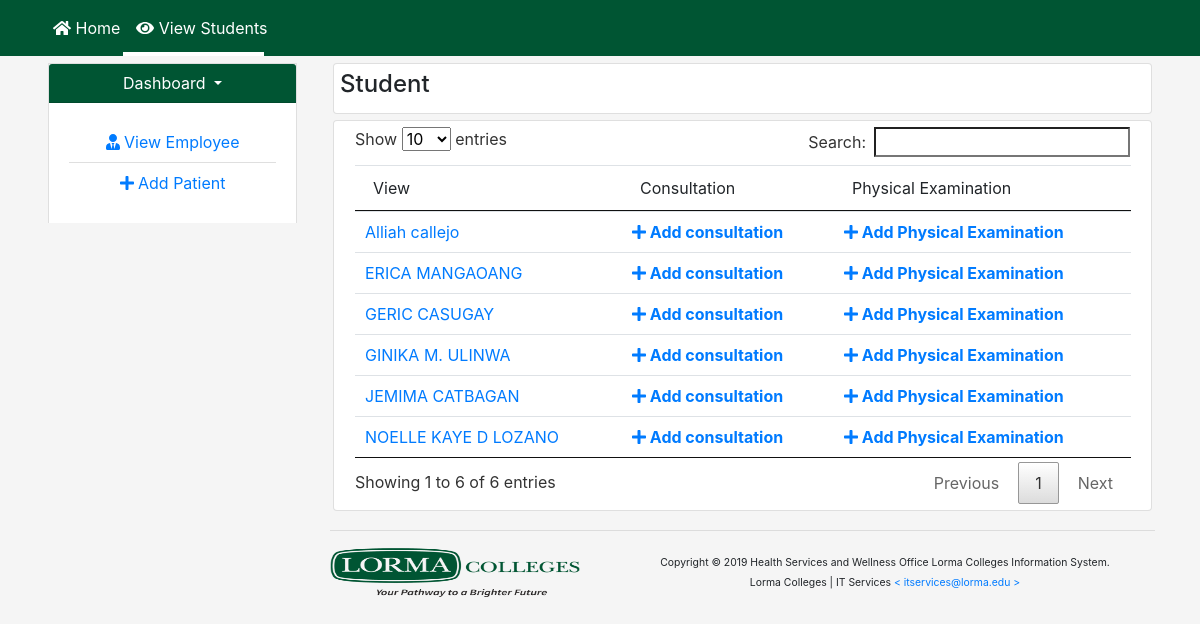
Screenshot of /modules/view_student_patient.php (signed in) with the database file from the repository.
### tables this page shows
CREATE TABLE `patient_pd_tbl` (
  `id` int(11) NOT NULL AUTO_INCREMENT,
  `firstname` varchar(50) DEFAULT '0',
  `lastname` varchar(50) DEFAULT '0',
  `patient_number` bigint(20) DEFAULT '0',
  `gender` varchar(50) DEFAULT '0',
  `patient_address` varchar(50) DEFAULT '0',
  `contact_person` varchar(50) DEFAULT '0',
  `person_contact_emergency_number` bigint(20) DEFAULT '0',
  `status` varchar(50) DEFAULT NULL,
  `department` varchar(50) DEFAULT '0',
  `age` int(11) DEFAULT '0',
  `position` varchar(50) DEFAULT '0',
  `civil_status` varchar(50) DEFAULT '0',
  `blood_type` varchar(50) DEFAULT '0',
  PRIMARY KEY (`id`)
);

### modules/view_student_patient.php (the view, shortened to what this page needs)
<?php
include '../header-include.php';
include '../includes/db.php';
?>
<nav class="navbar navbar-expand-lg navbar-light bg-light navbar-style fixed-top">
  <div class="container">
      <ul class="navbar-nav">
        <li class="nav-item">
          <a class="nav-link" href="../index.php"><i class="fas fa-home"></i> Home</a>
        </li>
        <li class="nav-item active">
          <a class="nav-link" href="view_student_patient.php"><i class="fas fa-eye"></i> View Students</a>
        </li>
      </ul>
  </div>
</nav>
	<div class="container">
	<div class="row">
		<div class="col-md-3">
			<div class="accordion" id="patient_accordion">
			  <div class="card card-side-panel">
			    <div class="card-header card-header-side-panel" id="headingOne">
			      <h5 class="mb-0">
			        <button class="btn btn-link dropdown-toggle" type="button" data-toggle="collapse" data-target="#collapseOne" aria-expanded="false" aria-controls="collapseOne">
			          Dashboard
			        </button>
			      </h5>
			    </div>
			    <div id="collapseOne" class="collapse show" aria-labelledby="headingOne" data-parent="#patient_accordion">
			      <div style="text-align: center;" class="card-body">
			         <ul class="list-group list-group-flush">
				    							<li class="list-group-item">
							<a class="nav-link" href="view_employee_patient.php"><i class="fas fa-user-tie"></i> View Employee</a>
						</li>
				    	<li class="list-group-item">
				    		<a class="nav-link" href="add_patient.php"><i class="fas fa-plus" aria-hidden="true"></i>  Add Patient</a>
				    	</li>
			 		 </ul>
			      </div>
			    </div>
			  </div>
			</div>
			</div>
			<div class="col-md-9">
				<div class="row">
					<div class="col-md-12">
							<div class="card">
					<div class="card-body card-body-header">
						<h4>Student</h4>
					</div>
				</div>
					</div>
				</div>
				<?php
				$query = "SELECT * FROM patient_pd_tbl WHERE position ='Student' ORDER BY id DESC";
				$result = mysqli_query($conn, $query);
				?>
				<div>
					<div class="card card-body-margins">
						<div class="card-body card-body-header">
								<div class="col-md-12">
							<table id="student_data" class="table table-hover">
								<thead>
									<tr>
										<td>View</td>
										<td>Consultation</td>
										<td>Physical Examination</td>
									</tr>
								</thead>
						<?php while($row = mysqli_fetch_array($result)) { ?>
															<tr>
							<td><a href="../modules/sidebar_view_patient_profile.php?id=<?php echo $row['id']; ?>"><?php echo $row["firstname"]. " " . $row["lastname"]; ?></a></td>
														<th><a href="../modules/add_consultation_patient.php?id=<?php echo $row['id']; ?>"><i class="fas fa-plus"></i> Add consultation</a></th>
							<th><a href="../modules/add_physical_examination_patient.php?id=<?php echo $row['id']; ?>"><i class="fas fa-plus"></i> Add Physical Examination</a></th>
						</tr>
						<?php
						}
						 ?>
							</table>
						</div>
						</div>
					</div>
				</div>
			</div>
			 <?php
			 include '../includes/footer.php';
			  ?>

### assets/css/all.css (style rules this page uses)
.fa-eye:before { content: "\f06e"; }
.fa-home:before { content: "\f015"; }
.fa-plus:before { content: "\f067"; }
.fa-user-tie:before { content: "\f508"; }

### assets/css/styles.css (style rules this page uses)
body { margin: 0 auto; background: #f5f5f5; }
.card-header-side-panel button { color: #fff !important; }
.card-body-header { padding: 6px !important; }
.card { margin: 3px !important; }
.card-header { padding: 0px !important; text-align: center !important; background: #005533; color: #fff; }
.list-group-item { padding: 0px !important; }

### modules/view_student_patient.php (style rules this page uses)
.navbar-style { background-color: #005533 !important; }
.navbar-style a { color: #fff !important; }

### rows the page displays
patient_pd_tbl: firstname "Alliah", lastname "callejo"
patient_pd_tbl: firstname "GINIKA M.", lastname "ULINWA"
patient_pd_tbl: firstname "ERICA", lastname "MANGAOANG"
patient_pd_tbl: firstname "GERIC", lastname "CASUGAY"
patient_pd_tbl: firstname "JEMIMA", lastname "CATBAGAN"
patient_pd_tbl: firstname "NOELLE KAYE D", lastname "LOZANO"
